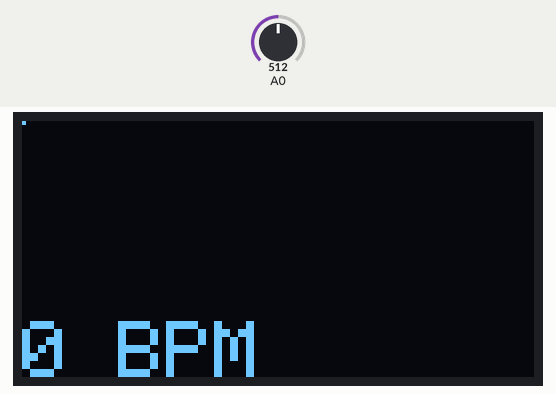
Recording of a sketch running on a simulated Arduino Uno, built with avr-gcc and run on an emulated ATmega328P. Shown: 128×64 one-colour display. The test bench sets the inputs (shaded band); at power-on: A0 = 512. What the sketch prints to the serial monitor is not drawn.

Above: at 0.1 s.

The sketch:

pulse_to_OLED.ino
```cpp
#include <Adafruit_SSD1306.h>

#define OLED_Address 0x3C        // Try 0x3D if not working
Adafruit_SSD1306 oled(128, 64);  // create our screen object setting resolution to 128x64

int x=0;
int lastx=0;
int lasty=0;
int LastTime=0;
int ThisTime;
bool BPMTiming=false;
bool BeatComplete=false;
int BPM=0;
#define UpperThreshold 2730
#define LowerThreshold 2710

void setup() {
  Serial.begin(115200);
  oled.begin(SSD1306_SWITCHCAPVCC, OLED_Address);
  oled.clearDisplay();
  oled.setTextSize(2);
}


void loop()
{
  if(x>127)
  {
    oled.clearDisplay();
    x=0;
    lastx=x;
  }

  ThisTime=millis();
  int value=analogRead(A0);
  oled.setTextColor(WHITE);
  int y=(value/32)-60;
  oled.writeLine(lastx,lasty,x,y,WHITE);
  lasty=y;
  lastx=x;
  // calc bpm
  Serial.println((String)"Signal value: " + value);

  if(value>UpperThreshold)
  {
    if(BeatComplete)
    {
      BPM=ThisTime-LastTime;
      BPM=int(60/(float(BPM)/1000));
      BPMTiming=false;
      BeatComplete=false;
      //tone(8,1000,250);
    }
    if(BPMTiming==false)
    {
      LastTime=millis();
      BPMTiming=true;
    }
  }
  if((value<LowerThreshold)&(BPMTiming))
    BeatComplete=true;

    // display bpm
  oled.writeFillRect(0,50,128,16,BLACK);
  oled.setCursor(0,50);
  oled.print(BPM);
  oled.print(" BPM");
  oled.display();
  x++;
  delay(20);
}
```
